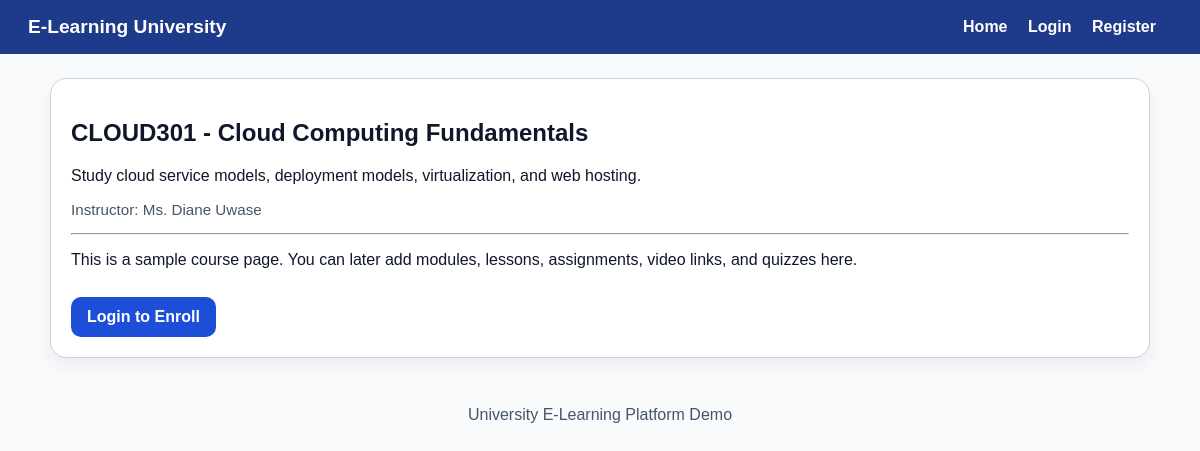
/course/3, run on the app's committed database.
### app.py (models this page shows)
class Course(db.Model):
    id = db.Column(db.Integer, primary_key=True)
    code = db.Column(db.String(30), unique=True, nullable=False)
    title = db.Column(db.String(150), nullable=False)
    description = db.Column(db.Text, nullable=False)
    instructor = db.Column(db.String(120), nullable=False)
    created_at = db.Column(db.DateTime, default=datetime.utcnow)
    enrollments = db.relationship("Enrollment", backref="course", lazy=True, cascade="all, delete-orphan")

### app.py (the view)
@app.route("/course/<int:course_id>")
def course_detail(course_id):
    course = Course.query.get_or_404(course_id)
    user = current_user()
    is_enrolled = False
    if user:
        is_enrolled = Enrollment.query.filter_by(user_id=user.id, course_id=course.id).first() is not None
    return render_template("course_detail.html", course=course, user=user, is_enrolled=is_enrolled)

### app.py (called while the page is built)
def current_user():
    user_id = session.get("user_id")
    if not user_id:
        return None
    return User.query.get(user_id)

### templates/course_detail.html (shortened to what this page needs)
{% extends "base.html" %}
{% block content %}
<div class="card">
    <h2>{{ course.code }} - {{ course.title }}</h2>
    <p>{{ course.description }}</p>
    <p class="meta">Instructor: {{ course.instructor }}</p>
    <hr>
    <p>This is a sample course page. You can later add modules, lessons, assignments, video links, and quizzes here.</p>
    {% if user %}
        {% if is_enrolled %}
            <p><strong>You are enrolled in this course.</strong></p>
            <a class="btn btn-secondary" href="{{ url_for('dashboard') }}">Back to Dashboard</a>
        {% else %}
            <form method="POST" action="{{ url_for('enroll', course_id=course.id) }}">
                <button type="submit">Enroll in this Course</button>
            </form>
        {% endif %}
    {% else %}
        <a class="btn" href="{{ url_for('login') }}">Login to Enroll</a>
    {% endif %}
</div>
{% endblock %}

### static/styles.css (style rules this page uses)
:root { --primary: #1d4ed8; --primary-dark: #1e3a8a; --accent: #dbeafe; --bg: #f8fafc; --surface: #ffffff; --text: #0f172a; --muted: #475569; --success: #166534; --danger: #b91c1c; --warning: #92400e; --border: #cbd5e1; }
* { box-sizing: border-box; }
body { margin: 0; font-family: Arial, sans-serif; background: var(--bg); color: var(--text); }
.card { background: var(--surface); border-radius: 16px; padding: 20px; border: 1px solid var(--border); box-shadow: 0 8px 20px rgba(15, 23, 42, 0.06); }
button, .btn { display: inline-block; background: var(--primary); color: white; padding: 11px 16px; border: none; border-radius: 10px; text-decoration: none; cursor: pointer; font-weight: 700; margin-top: 12px; }
.meta { color: var(--muted); font-size: 0.95rem; }

### data on the page
Course: code "CLOUD301", title "Cloud Computing Fundamentals", description "Study cloud service models, deployment models, virtualization, and web hosting.", instructor "Ms. Diane Uwase"
